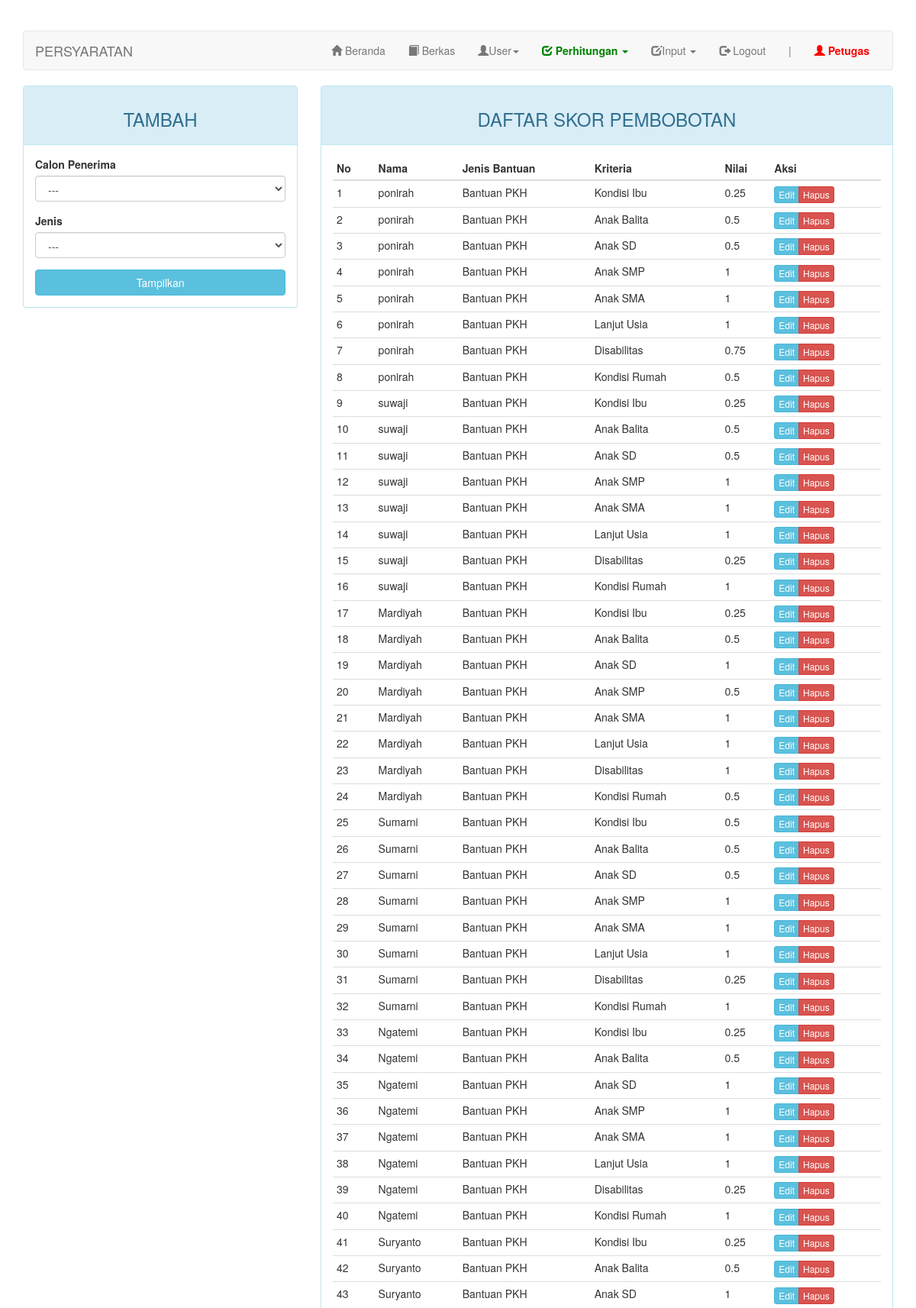
Page /index.php?page=nilai (signed in, upper part) on the committed database.
### tables this page shows
CREATE TABLE `nilai` (
  `kd_nilai` int(11) NOT NULL,
  `kd_jenis_bantuan` int(11) DEFAULT NULL,
  `kd_kriteria` int(11) NOT NULL,
  `nomor` int(11) NOT NULL,
  `nilai` float DEFAULT NULL
);

CREATE TABLE `warga` (
  `nomor` int(11) NOT NULL,
  `nik` bigint(21) DEFAULT NULL,
  `username` varchar(30) NOT NULL,
  `kd_jenis_bantuan` int(11) DEFAULT NULL,
  `nama` varchar(30) DEFAULT NULL,
  `alamat` varchar(100) DEFAULT NULL,
  `tanggal_lahir` date DEFAULT NULL,
  `jenis_kelamin` enum('Laki-laki','Perempuan') DEFAULT NULL,
  `kondisi_ibu` enum('hamil','menyusui','tidak hamil') DEFAULT NULL,
  `anak_balita` enum('ada','tidak ada') DEFAULT NULL,
  `anak_sd` enum('ada','tidak ada') DEFAULT NULL,
  `anak_smp` enum('ada','tidak ada') DEFAULT NULL,
  `anak_sma` enum('ada','tidak ada') DEFAULT NULL,
  `lanjut_usia` enum('<60','>60') DEFAULT NULL,
  `disabilitas` enum('tidak disabilitas','intelektual','mental','fisik') DEFAULT NULL,
  `tahun_mengajukan` char(4) DEFAULT NULL
);

CREATE TABLE `jenis_bantuan` (
  `kd_jenis_bantuan` int(11) NOT NULL,
  `nama` varchar(50) DEFAULT NULL
);

CREATE TABLE `kriteria` (
  `kd_kriteria` int(11) NOT NULL,
  `kd_jenis_bantuan` int(11) NOT NULL,
  `nama` varchar(50) DEFAULT NULL,
  `sifat` enum('min','max') DEFAULT NULL
);

### page/nilai.php (the view, shortened to what this page needs)
<?php
$update = (isset($_GET['action']) AND $_GET['action'] == 'update') ? true : false;
?>
<div class="row">
	<div class="col-md-4">
	    <div class="panel panel-<?= ($update) ? "warning" : "info" ?>">
	        <div class="panel-heading"><h3 class="text-center"><?= ($update) ? "EDIT" : "TAMBAH" ?></h3></div>
	        <div class="panel-body">
	            <form action="<?=$_SERVER["REQUEST_URI"]?>" method="post">
									<div class="form-group">
										<label for="nomor">Calon Penerima</label>
										<?php if ($_POST): ?>
											<input type="text" name="nomor" value="<?=$_POST["nomor"]?>" class="form-control" readonly="on">
										<?php else: ?>
											<select class="form-control" name="nomor">
												<option>---</option>
											</select>
										<?php endif; ?>
									</div>
									<div class="form-group">
	                  <label for="kd_jenis_bantuan">Jenis</label>
										<?php if ($_POST): ?>
											<?php $q = $connection->query("SELECT nama FROM jenis_bantuan WHERE kd_jenis_bantuan=$_POST[kd_jenis_bantuan]"); ?>
											<input type="text"value="<?=$q->fetch_assoc()["nama"]?>" class="form-control" readonly="on">
											<input type="hidden" name="kd_jenis_bantuan" value="<?=$_POST["kd_jenis_bantuan"]?>">
										<?php else: ?>
											<select class="form-control" name="kd_jenis_bantuan" id="jenis_bantuan">
												<option>---</option>
											</select>
										<?php endif; ?>
									</div>
	                <button type="submit" id="simpan" class="btn btn-<?= ($update) ? "warning" : "info" ?> btn-block"><?=($_POST) ? "Simpan" : "Tampilkan"?></button>
	            </form>
	        </div>
	    </div>
	</div>
	<div class="col-md-8">
	    <div class="panel panel-info">
	        <div class="panel-heading"><h3 class="text-center">DAFTAR SKOR PEMBOBOTAN</h3></div>
	        <div class="panel-body">
	            <table class="table table-condensed">
	                <thead>
	                    <tr>
	                        <th>No</th>
							<th>Nama</th>
	                        <th>Jenis Bantuan</th>
	                        <th>Kriteria</th>
	                        <th>Nilai</th>
	                        <th>Aksi</th>
	                    </tr>
	                </thead>
	                <tbody>
	                    <?php $no = 1; ?>
	                    <?php if ($query = $connection->query("SELECT a.kd_nilai, c.nama AS nama_jenis_bantuan, b.nama AS nama_kriteria, d.nomor, d.nama AS nama_warga, a.nilai FROM nilai a JOIN kriteria b ON a.kd_kriteria=b.kd_kriteria JOIN jenis_bantuan c ON a.kd_jenis_bantuan=c.kd_jenis_bantuan JOIN warga d ON d.nomor=a.nomor")): ?>
	                        <?php while($row = $query->fetch_assoc()): ?>
	                        <tr>
	                            <td><?=$no++?></td>
								<td><?=$row['nama_warga']?></td>
	                            <td><?=$row['nama_jenis_bantuan']?></td>
	                            <td><?=$row['nama_kriteria']?></td>
	                            <td><?=$row['nilai']?></td>
	                            <td>
	                                <div class="btn-group">
	                                    <a href="?page=nilai&action=update&key=<?=$row['kd_nilai']?>" class="btn btn-info btn-xs">Edit</a>
	                                    <a href="?page=nilai&action=delete&key=<?=$row['kd_nilai']?>" class="btn btn-danger btn-xs">Hapus</a>
	                                </div>
	                            </td>
	                        </tr>
	                        <?php endwhile ?>
	                    <?php endif ?>
	                </tbody>
	            </table>
	        </div>
	    </div>
	</div>
</div>

### index.php (style rules this page uses)
body { margin-top: 40px; }

### rows in the picture
nilai: nomor.nama "ponirah", kd_jenis_bantuan.nama "Bantuan PKH", kd_kriteria.nama "Kondisi Ibu", nilai "0.25"
nilai: nomor.nama "ponirah", kd_jenis_bantuan.nama "Bantuan PKH", kd_kriteria.nama "Anak Balita", nilai "0.5"
nilai: nomor.nama "ponirah", kd_jenis_bantuan.nama "Bantuan PKH", kd_kriteria.nama "Anak SD", nilai "0.5"
nilai: nomor.nama "ponirah", kd_jenis_bantuan.nama "Bantuan PKH", kd_kriteria.nama "Anak SMP", nilai "1"
nilai: nomor.nama "ponirah", kd_jenis_bantuan.nama "Bantuan PKH", kd_kriteria.nama "Anak SMA", nilai "1"
nilai: nomor.nama "ponirah", kd_jenis_bantuan.nama "Bantuan PKH", kd_kriteria.nama "Lanjut Usia", nilai "1"
nilai: nomor.nama "ponirah", kd_jenis_bantuan.nama "Bantuan PKH", kd_kriteria.nama "Disabilitas", nilai "0.75"
nilai: nomor.nama "ponirah", kd_jenis_bantuan.nama "Bantuan PKH", kd_kriteria.nama "Kondisi Rumah", nilai "0.5"
nilai: nomor.nama "suwaji", kd_jenis_bantuan.nama "Bantuan PKH", kd_kriteria.nama "Kondisi Ibu", nilai "0.25"
nilai: nomor.nama "suwaji", kd_jenis_bantuan.nama "Bantuan PKH", kd_kriteria.nama "Anak Balita", nilai "0.5"
nilai: nomor.nama "suwaji", kd_jenis_bantuan.nama "Bantuan PKH", kd_kriteria.nama "Anak SD", nilai "0.5"
nilai: nomor.nama "suwaji", kd_jenis_bantuan.nama "Bantuan PKH", kd_kriteria.nama "Anak SMP", nilai "1"
nilai: nomor.nama "suwaji", kd_jenis_bantuan.nama "Bantuan PKH", kd_kriteria.nama "Anak SMA", nilai "1"
nilai: nomor.nama "suwaji", kd_jenis_bantuan.nama "Bantuan PKH", kd_kriteria.nama "Lanjut Usia", nilai "1"
nilai: nomor.nama "suwaji", kd_jenis_bantuan.nama "Bantuan PKH", kd_kriteria.nama "Disabilitas", nilai "0.25"
nilai: nomor.nama "suwaji", kd_jenis_bantuan.nama "Bantuan PKH", kd_kriteria.nama "Kondisi Rumah", nilai "1"
nilai: nomor.nama "Mardiyah", kd_jenis_bantuan.nama "Bantuan PKH", kd_kriteria.nama "Kondisi Ibu", nilai "0.25"
nilai: nomor.nama "Mardiyah", kd_jenis_bantuan.nama "Bantuan PKH", kd_kriteria.nama "Anak Balita", nilai "0.5"
nilai: nomor.nama "Mardiyah", kd_jenis_bantuan.nama "Bantuan PKH", kd_kriteria.nama "Anak SD", nilai "1"
nilai: nomor.nama "Mardiyah", kd_jenis_bantuan.nama "Bantuan PKH", kd_kriteria.nama "Anak SMP", nilai "0.5"
nilai: nomor.nama "Mardiyah", kd_jenis_bantuan.nama "Bantuan PKH", kd_kriteria.nama "Anak SMA", nilai "1"
nilai: nomor.nama "Mardiyah", kd_jenis_bantuan.nama "Bantuan PKH", kd_kriteria.nama "Lanjut Usia", nilai "1"
nilai: nomor.nama "Mardiyah", kd_jenis_bantuan.nama "Bantuan PKH", kd_kriteria.nama "Disabilitas", nilai "1"
nilai: nomor.nama "Mardiyah", kd_jenis_bantuan.nama "Bantuan PKH", kd_kriteria.nama "Kondisi Rumah", nilai "0.5"
nilai: nomor.nama "Sumarni", kd_jenis_bantuan.nama "Bantuan PKH", kd_kriteria.nama "Kondisi Ibu", nilai "0.5"
nilai: nomor.nama "Sumarni", kd_jenis_bantuan.nama "Bantuan PKH", kd_kriteria.nama "Anak Balita", nilai "0.5"
nilai: nomor.nama "Sumarni", kd_jenis_bantuan.nama "Bantuan PKH", kd_kriteria.nama "Anak SD", nilai "0.5"
nilai: nomor.nama "Sumarni", kd_jenis_bantuan.nama "Bantuan PKH", kd_kriteria.nama "Anak SMP", nilai "1"
nilai: nomor.nama "Sumarni", kd_jenis_bantuan.nama "Bantuan PKH", kd_kriteria.nama "Anak SMA", nilai "1"
nilai: nomor.nama "Sumarni", kd_jenis_bantuan.nama "Bantuan PKH", kd_kriteria.nama "Lanjut Usia", nilai "1"
nilai: nomor.nama "Sumarni", kd_jenis_bantuan.nama "Bantuan PKH", kd_kriteria.nama "Disabilitas", nilai "0.25"
nilai: nomor.nama "Sumarni", kd_jenis_bantuan.nama "Bantuan PKH", kd_kriteria.nama "Kondisi Rumah", nilai "1"
nilai: nomor.nama "Ngatemi", kd_jenis_bantuan.nama "Bantuan PKH", kd_kriteria.nama "Kondisi Ibu", nilai "0.25"
nilai: nomor.nama "Ngatemi", kd_jenis_bantuan.nama "Bantuan PKH", kd_kriteria.nama "Anak Balita", nilai "0.5"
nilai: nomor.nama "Ngatemi", kd_jenis_bantuan.nama "Bantuan PKH", kd_kriteria.nama "Anak SD", nilai "1"
nilai: nomor.nama "Ngatemi", kd_jenis_bantuan.nama "Bantuan PKH", kd_kriteria.nama "Anak SMP", nilai "1"
nilai: nomor.nama "Ngatemi", kd_jenis_bantuan.nama "Bantuan PKH", kd_kriteria.nama "Anak SMA", nilai "1"
nilai: nomor.nama "Ngatemi", kd_jenis_bantuan.nama "Bantuan PKH", kd_kriteria.nama "Lanjut Usia", nilai "1"
nilai: nomor.nama "Ngatemi", kd_jenis_bantuan.nama "Bantuan PKH", kd_kriteria.nama "Disabilitas", nilai "0.25"
nilai: nomor.nama "Ngatemi", kd_jenis_bantuan.nama "Bantuan PKH", kd_kriteria.nama "Kondisi Rumah", nilai "1"
nilai: nomor.nama "Suryanto", kd_jenis_bantuan.nama "Bantuan PKH", kd_kriteria.nama "Kondisi Ibu", nilai "0.25"
nilai: nomor.nama "Suryanto", kd_jenis_bantuan.nama "Bantuan PKH", kd_kriteria.nama "Anak Balita", nilai "0.5"
nilai: nomor.nama "Suryanto", kd_jenis_bantuan.nama "Bantuan PKH", kd_kriteria.nama "Anak SD", nilai "1"

### other values in the picture
$str "PERSYARATAN"
$_SESSION["username"] "Petugas"
